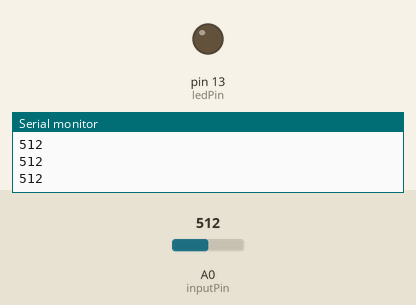
This sketch was run on a simulated Arduino Uno, built with avr-gcc and run on an emulated ATmega328P. Parts: output pins drawn as LEDs (lit = HIGH), the last lines printed to the serial monitor. The test bench sets the inputs (shaded band); at power-on: A0 (inputPin) = 512.

Above: at 2.2 s.
2.3 s: A0 (inputPin) set to 306
At 3.3 s:
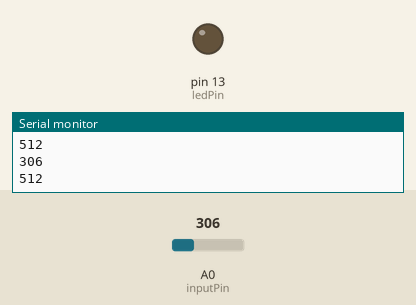
3.8 s: A0 (inputPin) set to 716
At 4.5 s:
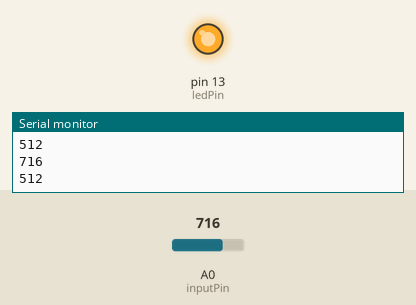
5.3 s: A0 (inputPin) set to 511
At 5.6 s:
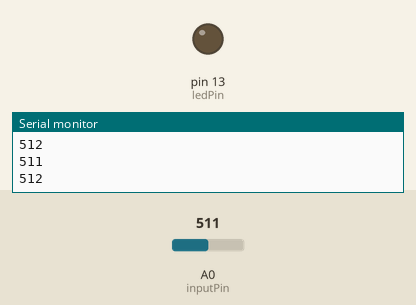
Timing chart, 0 to 8.3 s (numbered marks = the images above; inputs shaded):
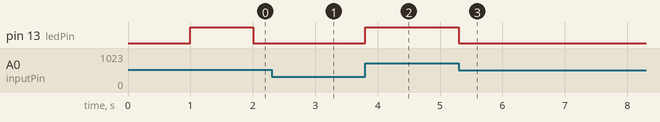

Measured:
- after the input at 2.3 s, pin 13 (ledPin): stays LOW (without the input it goes to HIGH after 0.71 s)
- after the input at 3.8 s, pin 13 (ledPin): LOW → HIGH at once
- after the input at 5.3 s, pin 13 (ledPin): HIGH → LOW at once

The sketch:

sketch_jun14b.ino
```cpp
int inputPin = A0;

int average = 0;

int ledState = LOW;

int sensorValue = analogRead(inputPin);

const int ledPin =  LED_BUILTIN;

// will store last time LED was updated
unsigned long previousMillis = 0;

// interval at which to blink (milliseconds)
const long interval = 1000;

void setup() {
  int sensorValue = analogRead(inputPin);

  // put your setup code here, to run once:
  pinMode(ledPin, OUTPUT);

  Serial.begin(9600);

  for (int i=0; i < 10; i++) {
      average = average + sensorValue;
      delay(100);
    }

  average = average/10;
  //convert analogInputValue to voltage,
  //float average = average * (5.0 / 1023.0);

}

void loop() {

        int sensorValue = analogRead(inputPin);

        // to convert into voltage
        //float sensorValue  = sensorValue * (5.0 / 1023.0);

        // main loop:
        if ( sensorValue > average){
            digitalWrite(ledPin, HIGH);
          }
        else if( sensorValue < average){
            digitalWrite(ledPin, LOW);
          }
        else {
              //to blink without delay
              //to drive motor continously in on-off state, on-off vibrations
              unsigned long currentMillis = millis();

              if (currentMillis - previousMillis >= interval) {
                  // save the last time you blinked the LED
                  previousMillis = currentMillis;

                  // if the LED is off turn it on and vice-versa:
                  if (ledState == LOW) {
                    ledState = HIGH;
                  }
                  else {
                    ledState = LOW;
                  }
                  // set the LED with the ledState of the variable:
                  digitalWrite(ledPin, ledState);
               }
           }
        Serial.println(average);
        Serial.println(analogRead(inputPin));
  }
```
